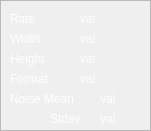
    <widget class="QFrame" name="frame_6">
     <property name="geometry">
      <rect>
       <x>460</x>
       <y>10</y>
       <width>151</width>
       <height>131</height>
      </rect>
     </property>
     <property name="frameShape">
      <enum>QFrame::StyledPanel</enum>
     </property>
     <property name="frameShadow">
      <enum>QFrame::Raised</enum>
     </property>
     <widget class="QLabel" name="label_18">
      <property name="geometry">
       <rect>
        <x>10</x>
        <y>10</y>
        <width>61</width>
        <height>17</height>
       </rect>
      </property>
      <property name="styleSheet">
       <string notr="true">color: rgb(255, 255, 255);</string>
      </property>
      <property name="text">
       <string>Rate</string>
      </property>
     </widget>
     <widget class="QLabel" name="label_19">
      <property name="geometry">
       <rect>
        <x>10</x>
        <y>30</y>
        <width>61</width>
        <height>17</height>
       </rect>
      </property>
      <property name="styleSheet">
       <string notr="true">color: rgb(255, 255, 255);</string>
      </property>
      <property name="text">
       <string>Width</string>
      </property>
     </widget>
     <widget class="QLabel" name="label_20">
      <property name="geometry">
       <rect>
        <x>10</x>
        <y>50</y>
        <width>61</width>
        <height>17</height>
       </rect>
      </property>
      <property name="styleSheet">
       <string notr="true">color: rgb(255, 255, 255);</string>
      </property>
      <property name="text">
       <string>Height</string>
      </property>
     </widget>
     <widget class="QLabel" name="label_21">
      <property name="geometry">
       <rect>
        <x>10</x>
        <y>70</y>
        <width>61</width>
        <height>17</height>
       </rect>
      </property>
      <property name="styleSheet">
       <string notr="true">color: rgb(255, 255, 255);</string>
      </property>
      <property name="text">
       <string>Format</string>
      </property>
     </widget>
     <widget class="QLabel" name="camera_update_rate">
      <property name="geometry">
       <rect>
        <x>80</x>
        <y>10</y>
        <width>51</width>
        <height>17</height>
       </rect>
      </property>
      <property name="styleSheet">
       <string notr="true">color: rgb(255, 255, 255);</string>
      </property>
      <property name="text">
       <string>val</string>
      </property>
     </widget>
     <widget class="QLabel" name="camera_width">
      <property name="geometry">
       <rect>
        <x>80</x>
        <y>30</y>
        <width>51</width>
        <height>17</height>
       </rect>
      </property>
      <property name="styleSheet">
       <string notr="true">color: rgb(255, 255, 255);</string>
      </property>
      <property name="text">
       <string>val</string>
      </property>
     </widget>
     <widget class="QLabel" name="camera_height">
      <property name="geometry">
       <rect>
        <x>80</x>
        <y>50</y>
        <width>51</width>
        <height>17</height>
       </rect>
      </property>
      <property name="styleSheet">
       <string notr="true">color: rgb(255, 255, 255);</string>
      </property>
      <property name="text">
       <string>val</string>
      </property>
     </widget>
     <widget class="QLabel" name="camera_format">
      <property name="geometry">
       <rect>
        <x>80</x>
        <y>70</y>
        <width>51</width>
        <height>17</height>
       </rect>
      </property>
      <property name="styleSheet">
       <string notr="true">color: rgb(255, 255, 255);</string>
      </property>
      <property name="text">
       <string>val</string>
      </property>
     </widget>
     <widget class="QLabel" name="label_25">
      <property name="geometry">
       <rect>
        <x>10</x>
        <y>90</y>
        <width>81</width>
        <height>17</height>
       </rect>
      </property>
      <property name="styleSheet">
       <string notr="true">color: rgb(255, 255, 255);</string>
      </property>
      <property name="text">
       <string>Noise Mean</string>
      </property>
     </widget>
     <widget class="QLabel" name="camera_noise_mean">
      <property name="geometry">
       <rect>
        <x>100</x>
        <y>90</y>
        <width>41</width>
        <height>17</height>
       </rect>
      </property>
      <property name="styleSheet">
       <string notr="true">color: rgb(255, 255, 255);</string>
      </property>
      <property name="text">
       <string>val</string>
      </property>
     </widget>
     <widget class="QLabel" name="label_45">
      <property name="geometry">
       <rect>
        <x>50</x>
        <y>110</y>
        <width>41</width>
        <height>17</height>
       </rect>
      </property>
      <property name="styleSheet">
       <string notr="true">color: rgb(255, 255, 255);</string>
      </property>
      <property name="text">
       <string>Stdev</string>
      </property>
     </widget>
     <widget class="QLabel" name="camera_noise_stdev">
      <property name="geometry">
       <rect>
        <x>100</x>
        <y>110</y>
        <width>41</width>
        <height>17</height>
       </rect>
      </property>
      <property name="styleSheet">
       <string notr="true">color: rgb(255, 255, 255);</string>
      </property>
      <property name="text">
       <string>val</string>
      </property>
     </widget>
     <zorder>label_19</zorder>
     <zorder>label_20</zorder>
     <zorder>label_21</zorder>
     <zorder>label_18</zorder>
     <zorder>camera_update_rate</zorder>
     <zorder>camera_width</zorder>
     <zorder>camera_height</zorder>
     <zorder>camera_format</zorder>
     <zorder>label_25</zorder>
     <zorder>camera_noise_mean</zorder>
     <zorder>label_45</zorder>
     <zorder>camera_noise_stdev</zorder>
    </widget>
